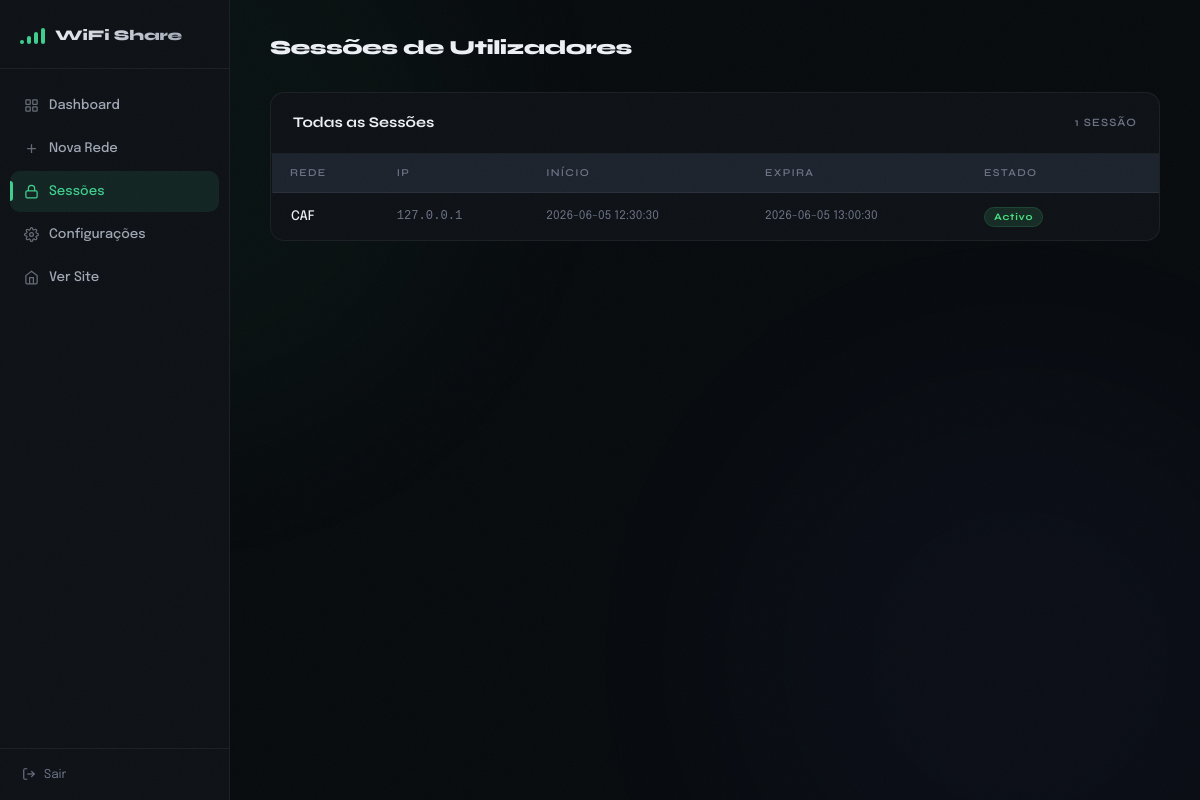
The app's page /admin/sessoes (signed in) with its own data.
### tables this page shows
CREATE TABLE config (
            chave   TEXT PRIMARY KEY,
            valor   TEXT
        );

CREATE TABLE sessoes (
            id          INTEGER PRIMARY KEY AUTOINCREMENT,
            rede_id     INTEGER NOT NULL REFERENCES redes(id) ON DELETE CASCADE,
            ip          TEXT    NOT NULL,
            iniciada_em TEXT    NOT NULL DEFAULT (datetime('now', 'localtime')),
            expira_em   TEXT    NOT NULL,
            bloqueada   INTEGER NOT NULL DEFAULT 0
        );

CREATE TABLE redes (
            id          INTEGER PRIMARY KEY AUTOINCREMENT,
            nome        TEXT    NOT NULL,
            ssid        TEXT    NOT NULL,
            senha       TEXT    NOT NULL,
            seguranca   TEXT    NOT NULL DEFAULT 'WPA',
            descricao   TEXT,
            ativa       INTEGER NOT NULL DEFAULT 1,
            criada_em   TEXT    NOT NULL DEFAULT (datetime('now', 'localtime')),
            acessos     INTEGER NOT NULL DEFAULT 0
        );

### app/routes.py (the view)
@main_bp.route('/admin/sessoes')
@requer_admin
def ver_sessoes():
    sessoes = SessaoModel.listar_sessoes()
    cfg     = ConfigModel.todas()
    return render_template('app/sessoes.html', sessoes=sessoes, cfg=cfg)

### app/database.py (called while the page is built)
def get_db():
    if 'db' not in g:
        g.db = sqlite3.connect(
            current_app.config['DATABASE'],
            detect_types=sqlite3.PARSE_DECLTYPES
        )
        g.db.row_factory = sqlite3.Row
        g.db.execute('PRAGMA foreign_keys = ON')
    return g.db

### app/models.py (called while the page is built)
    @staticmethod
    def listar_sessoes(rede_id=None, apenas_bloqueadas=False):
        db = get_db()
        sql = 'SELECT s.*, r.nome as rede_nome FROM sessoes s JOIN redes r ON r.id=s.rede_id'
        conds, params = [], []
        if rede_id:
            conds.append('s.rede_id=?'); params.append(rede_id)
        if apenas_bloqueadas:
            conds.append('s.bloqueada=1')
        if conds:
            sql += ' WHERE ' + ' AND '.join(conds)
        sql += ' ORDER BY s.iniciada_em DESC'
        return db.execute(sql, params).fetchall()

    @staticmethod
    def todas():
        db = get_db()
        rows = db.execute('SELECT chave, valor FROM config').fetchall()
        return {r['chave']: r['valor'] for r in rows}

### app/routes.py (called while the page is built)
def requer_admin(f):
    @wraps(f)
    def decorated(*args, **kwargs):
        if not session.get('admin'):
            return redirect(url_for('main.login'))
        return f(*args, **kwargs)
    return decorated

### app/templates/app/sessoes.html (shortened to what this page needs)
{% extends "app/base.html" %}
{% block extra_css %}<link rel="stylesheet" href="{{ url_for('static', filename='css/admin.css') }}">{% endblock %}
{% block body %}
<div class="admin-wrap">
  <aside class="admin-sidebar">
    <div class="sidebar-logo">
      <div class="signal-icon small"><span></span><span></span><span></span><span></span></div>
      <span class="sidebar-name">{{ cfg.titulo_site }}</span>
    </div>
    <nav class="sidebar-nav">
      <a href="{{ url_for('main.admin') }}" class="nav-item">
        <svg width="15" height="15" viewBox="0 0 24 24" fill="none" stroke="currentColor" stroke-width="2"><rect x="3" y="3" width="7" height="7" rx="1"/><rect x="14" y="3" width="7" height="7" rx="1"/><rect x="3" y="14" width="7" height="7" rx="1"/><rect x="14" y="14" width="7" height="7" rx="1"/></svg>
        Dashboard
      </a>
      <a href="{{ url_for('main.nova_rede') }}" class="nav-item">
        <svg width="15" height="15" viewBox="0 0 24 24" fill="none" stroke="currentColor" stroke-width="2"><path d="M12 5v14M5 12h14"/></svg>
        Nova Rede
      </a>
      <a href="{{ url_for('main.ver_sessoes') }}" class="nav-item active">
        <svg width="15" height="15" viewBox="0 0 24 24" fill="none" stroke="currentColor" stroke-width="2"><rect x="3" y="11" width="18" height="11" rx="2"/><path d="M7 11V7a5 5 0 0 1 10 0v4"/></svg>
        Sessões
      </a>
      <a href="{{ url_for('main.configuracoes') }}" class="nav-item">
        Configurações
      </a>
      <a href="{{ url_for('main.index') }}" class="nav-item">
        <svg width="15" height="15" viewBox="0 0 24 24" fill="none" stroke="currentColor" stroke-width="2"><path d="M3 9l9-7 9 7v11a2 2 0 0 1-2 2H5a2 2 0 0 1-2-2z"/><polyline points="9 22 9 12 15 12 15 22"/></svg>
        Ver Site
      </a>
    </nav>
    <a href="{{ url_for('main.logout') }}" class="sidebar-logout">
      <svg width="14" height="14" viewBox="0 0 24 24" fill="none" stroke="currentColor" stroke-width="2"><path d="M9 21H5a2 2 0 0 1-2-2V5a2 2 0 0 1 2-2h4"/><polyline points="16 17 21 12 16 7"/><line x1="21" y1="12" x2="9" y2="12"/></svg>
      Sair
    </a>
  </aside>
  <div class="admin-content">
    <div class="admin-topbar anim-fade">
      <h2 class="admin-page-title">Sessões de Utilizadores</h2>
    </div>
    <div class="table-card">
      <div class="table-head">
        <h3 class="table-title">Todas as Sessões</h3>
        <span class="table-count">{{ sessoes|length }} sessão{% if sessoes|length != 1 %}ões{% endif %}</span>
      </div>
      {% if sessoes %}
      <table class="data-table">
        <thead>
          <tr>
            <th>Rede</th>
            <th>IP</th>
            <th>Início</th>
            <th>Expira</th>
            <th>Estado</th>
            <th></th>
          </tr>
        </thead>
        <tbody>
          {% for s in sessoes %}
          <tr data-sessao-id="{{ s.id }}">
            <td class="td-nome">{{ s.rede_nome }}</td>
            <td class="td-mono">{{ s.ip }}</td>
            <td class="td-date">{{ s.iniciada_em }}</td>
            <td class="td-date">{{ s.expira_em }}</td>
            <td>
              {% if s.bloqueada %}
              <span class="badge-sec" style="background:var(--danger-dim);color:var(--danger);border-color:rgba(239,68,68,.15)">Bloqueado</span>
              {% else %}
              <span class="badge-sec" style="background:rgba(74,222,128,.12);color:#4ade80;border-color:rgba(74,222,128,.15)">Activo</span>
              {% endif %}
            </td>
            <td class="td-actions">
            </td>
          </tr>
          {% endfor %}
        </tbody>
      </table>
      {% else %}
      <div class="table-empty anim-fade">Nenhuma sessão registada ainda.</div>
      {% endif %}
    </div>
  </div>
</div>
{% endblock %}

### app/static/css/base.css (style rules this page uses)
:root { --bg: #080b0e; --bg-2: #0e1217; --bg-3: #151b23; --bg-4: #1c232d; --border: rgba(255,255,255,.06); --border-2: rgba(255,255,255,.1); --border-3: rgba(255,255,255,.16); --fg: #edf0f5; --fg-2: #a0a8b5; --fg-3: #6b7385; --accent: #3ecf8e; --accent-2: #2db87a; --accent-3: #1f9e66; --accent-dim: rgba(62,207,142,.1); --accent-glow: rgba(62,207,142,.2); --accent-glow-lg: rgba(62,207,142,.08); --danger: #ef4444; --danger-dim: rgba(239,68,68,.1); --warn: #f59e0b; --warn-dim: rgba(245,158,11,.1); --radius: 14px; --radius-sm: 10px; --radius-xs: 6px; --shadow: 0 4px 24px rgba(0,0,0,.4); --shadow-lg: 0 12px 48px rgba(0,0,0,.55); --shadow-accent: 0 4px 20px rgba(62,207,142,.15); --font: 'Epilogue',-apple-system,BlinkMacSystemFont,sans-serif; --font-head: 'Syne',-apple-system,BlinkMacSystemFont,sans-serif; --font-mono: 'SF Mono','Cascadia Code','JetBrains Mono','Courier New',monospace; --ease: cubic-bezier(.22,1,.36,1); --ease-out: cubic-bezier(0,.55,.45,1); --nav-h: 64px; }
body { font-family: var(--font); background: var(--bg); color: var(--fg); overflow-x: hidden; }
.signal-icon { display:flex;align-items:flex-end;gap:3px;height:22px; }
.signal-icon span { display:block;width:4px;border-radius:2px; background:var(--accent); animation: sigPulse 1.8s var(--ease) infinite; }
.signal-icon span:nth-child(1) { height:6px;animation-delay:0s }
.signal-icon span:nth-child(2) { height:11px;animation-delay:.15s }
.signal-icon span:nth-child(3) { height:16px;animation-delay:.3s }
.signal-icon span:nth-child(4) { height:22px;animation-delay:.45s }
.signal-icon.small { height:16px }
.signal-icon.small span:nth-child(1) { height:4px }
.signal-icon.small span:nth-child(2) { height:8px }
.signal-icon.small span:nth-child(3) { height:12px }
.signal-icon.small span:nth-child(4) { height:16px }
.anim-fade { animation:fadeIn .5s var(--ease) both }

### records on screen
config: titulo_site "WiFi Share"
sessoes: rede_nome "CAF", ip "127.0.0.1", iniciada_em "2026-06-05 12:30:30", expira_em "2026-06-05 13:00:30", bloqueada "Activo"

### other values on screen
{{ sessoes|length }} "1"
